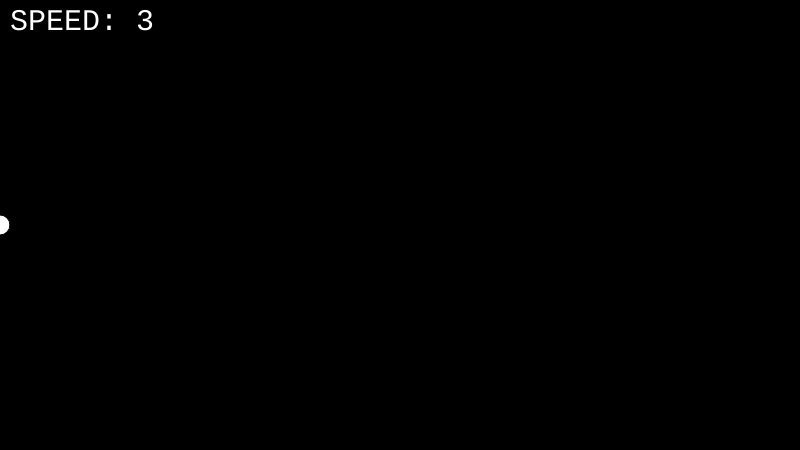
Frame 1 (no input)
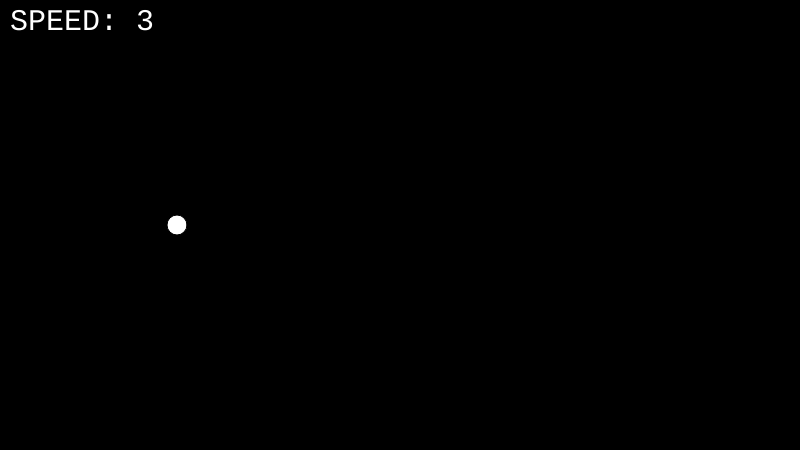
Frame 60 (no input)
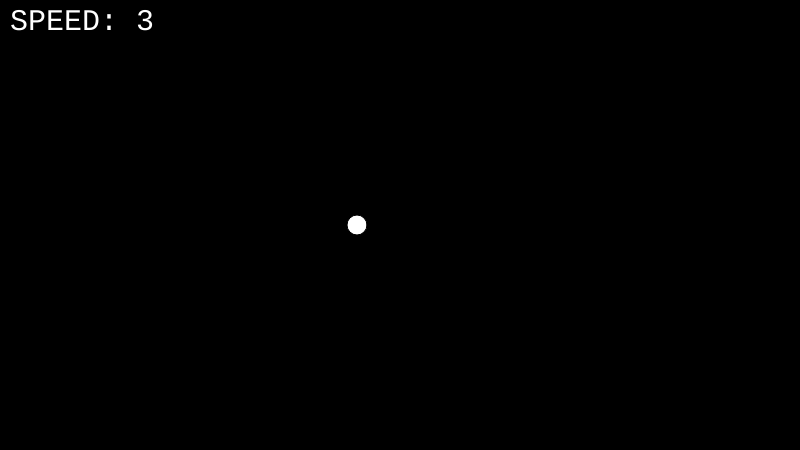
Frame 120 (the mouse pressed at the canvas centre since frame 60)

The p5.js sketch that drew these frames (run headless with seeded random() and noise() and a simulated clock; from frame 60 on, the mouse is pressed at the canvas centre):

// p5.js sketch
// ── sketch.js
/*
 * Conditionals 01 - Bouncing ball, simple conditionals
 * @author Gareth Foote
 */

var speed = 3;
var positionX = 0;

function setup() {
  createCanvas( 800, 450 );

  textSize( 30 );
  textFont( "monospace" );
}

function draw(){
  // instead of clear() we use background to reset to black on each draw().
  background( 0 );

  // Draw an ellipse of certain colour
  stroke( 0 );
  ellipse( positionX, height/2, 20 );

  // Increase position every time draw is called.
  positionX = positionX + speed;

  if( positionX > width ){
    // TASK: Modify the code inside this conditional to make the
    // ball bounce off the right side of the canvas
    positionX = 0;
  }

  // TASK: Use a new conditional to make the ball bounce off both sides of the canvas
  // TASK: Change the colour, size, speed of the ball when it bounces off the walls
  // TASK: Move up and down instead of left and right

  // Put a message on screen to show current speed.
  fill( 255 );
  noStroke();
  text( "SPEED: " + speed, 10, 30 );
}
